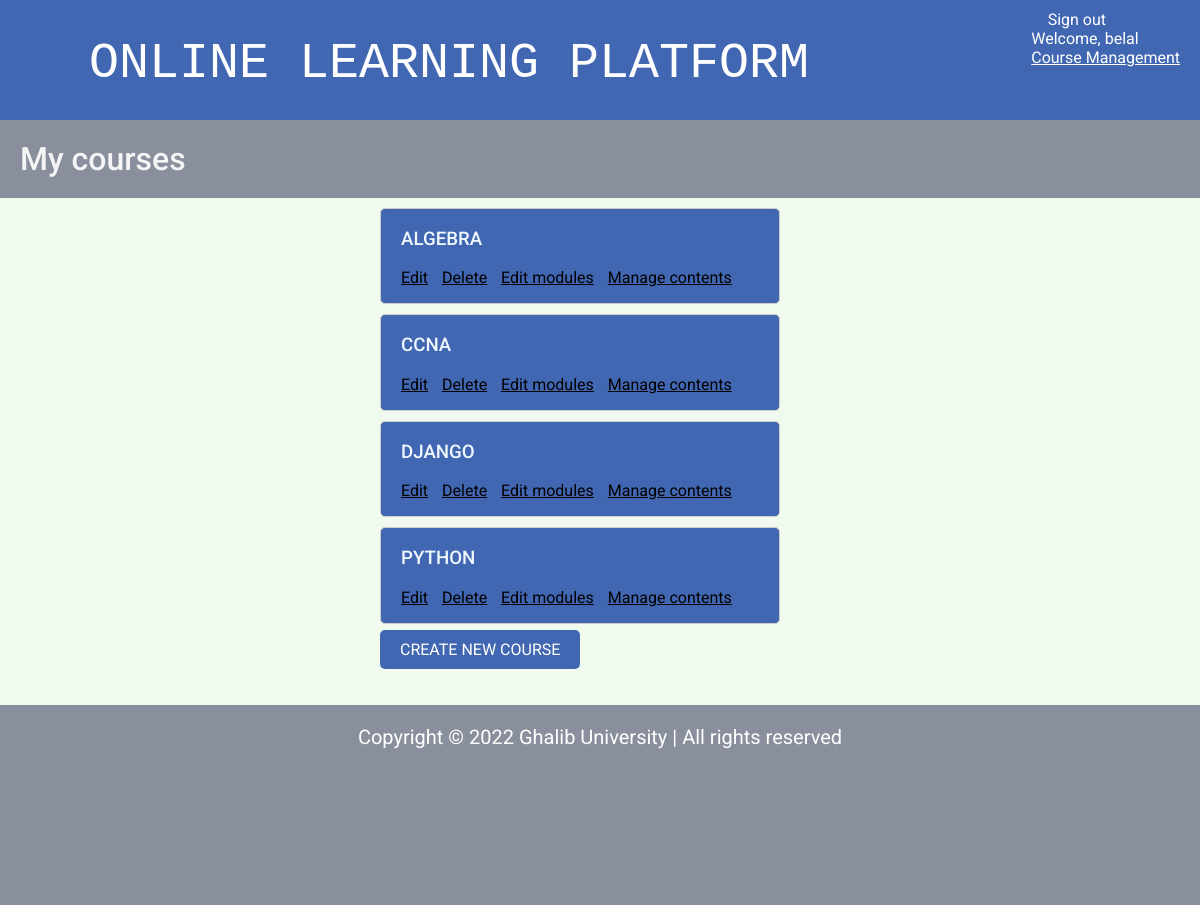
/course/mine/ (signed in), run on the app's committed database.
### courses/models.py (models this page shows, shortened)
class Course(models.Model):
    owner = models.ForeignKey(User,
                              related_name='courses_created',
                              on_delete=models.CASCADE)
    subject = models.ForeignKey(Subject,
                                related_name='courses',
                                on_delete=models.CASCADE)
    title = models.CharField(max_length=200)
    slug = models.SlugField(max_length=200, unique=True)
    overview = models.TextField()
    created = models.DateTimeField(auto_now_add=True)
    students = models.ManyToManyField(User,
                                      related_name='courses_joined',
                                      blank=True)
    class Meta:
        ordering = ['-created']

### courses/views.py (the view)
class ManageCourseListView(OwnerCourseMixin, ListView):
    template_name = 'courses/manage/course/list.html'
    permission_required = 'courses.view_course'

### courses/views.py (called while the page is built)
    def get_queryset(self):
        qs = super().get_queryset()
        return qs.filter(owner=self.request.user)

### courses/templates/courses/manage/course/list.html (shortened to what this page needs)
{% extends "base.html" %}
{% block content %}
  <h1>My courses</h1>
  <div class="module_course_mine">
    {% for course in object_list %}
      <div class="course-info" style="background-color:#4267B2; border-radius: 5px;">
        <h3 style="color: aliceblue; text-transform: uppercase;">{{ course.title }}</h3>
        <p>
          <a style="text-decoration: underline;" href="{% url "course_edit" course.id %}">Edit</a>
          <a style="text-decoration: underline;" href="{% url "course_delete" course.id %}">Delete</a>
          <a style="text-decoration: underline;" href="{% url "course_module_update" course.id %}">Edit modules</a>
          {% if course.modules.count > 0 %}
            <a style="text-decoration: underline;" href="{% url "module_content_list" course.modules.first.id %}">
            Manage contents</a>
          {% endif %}
        </p>
      </div>
    {% empty %}
      <p>You haven't created any courses yet.</p>
    {% endfor %}
    <p>
      <a href="{% url "course_create" %}" class="button">Create new course</a>
    </p>
  </div>
{% endblock %}

### courses/templates/base.html (shortened to what this page needs)
{% load static %}
<!DOCTYPE html>
<html>
<head>
  <link href="{% static "css/base.css" %}" rel="stylesheet">
  <link href="{% static "fontawesome/css/all.css" %}" rel="stylesheet">
</head>
<body>
  {% block header %}
  <div id="header">
    <a href="/" class="logo"><i class="fas fa-university" style="color: #f1faee"></i> Online Learning Platform</a>
    <ul class="menu">
      {% if request.user.is_authenticated %}
        <li><a href="{% url "logout" %}"><i class="fas fa-sign-out-alt"></i> Sign out</a></li>
        <li id="user-name">Welcome, {{ user.get_username }}</li>
      {% else %}
        <li><a href="{% url "login" %}">Sign in <i class="fas fa-sign-in-alt"></i></a></li>
      {% endif %}
      <a href="{% url "manage_course_list"%}" style="text-decoration: underline;">Course Management</a>
    </ul>
  </div>
  {% endblock %}
<div class="container">
  {% block content %}
  {% endblock %}
</div>
{% block footer %}
<footer>
  <p style="padding: 20px;">Copyright &copy; 2022 Ghalib University &#124; All rights reserved</p>
    <ul style="padding-left: 40%; letter-spacing: 5px;">
      <a href="https://www.google.com/"><i class="fab fa-facebook fa-3x"></i></a>
      <a href="#"><i class="fab fa-twitter fa-3x"></i></a>
      <a href="#"><i class="fab fa-instagram fa-3x"></i></a>
    </ul>
</footer>
{% endblock footer %}
</body>
</html>

### courses/static/css/base.css (style rules this page uses)
* { box-sizing: border-box; }
html { overflow-x: hidden; }
body { margin:0; font-family:'Roboto', sans-serif; font-weight:400; color:#333; background-color: #f1faee; }
a { color:black; text-decoration:none; }
ul { float:left; }
h1, h2, h3, h4, h5, h6 { font-family:'Roboto', sans-serif; font-weight:500; }
h1 { background:#898F9C; color: whitesmoke; width:100%; overflow:auto; padding:20px 0 20px 20px; margin:0; }
.module_course_mine { padding:10px 20px; margin-left: 30%; width:60%; }
footer { background-color: #898F9C; height: 200px; clear: both; color: white; font-size: 20px; text-align: center; }
#header { position: relative; background:#4267B2; overflow:auto; height:120px; max-width:100%; padding:10px 20px; }
#header .logo { text-decoration:none; font-family: 'Courier New', Courier, monospace; font-weight: 100; text-transform:uppercase; font-size:50px; padding-top: 25px; color:#fff; float:left; }
#header a { color:#fff; }
#user-name { color:#fff; }
#header .menu { list-style:none; float:right; margin:0; padding:0; }
input[type=submit], a.button { border-radius:5px; background:#4267B2; color:#fff; font-size:16px; text-transform:uppercase; border:none; padding:10px 20px; margin:20px 0; }
.course-info { border:1px solid #ccc; padding:0 20px; margin-bottom:10px; width:400px; overflow:auto; }
.course-info a { margin-right:10px; }

### data on the page
Course: title "ALGEBRA", shows "Manage contents"
Course: title "CCNA", shows "Manage contents"
Course: title "DJANGO", shows "Manage contents"
Course: title "PYTHON", shows "Manage contents"

### other printed values
{{ user.get_username }} "belal"
